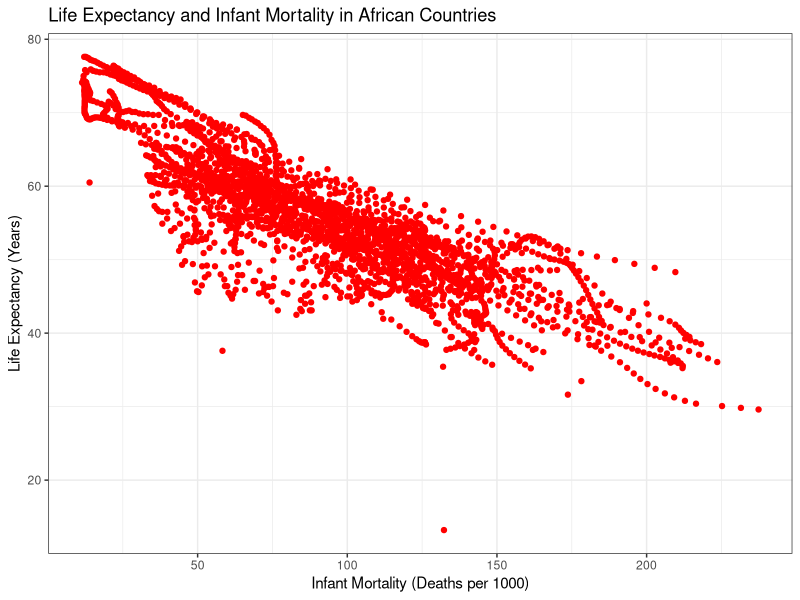
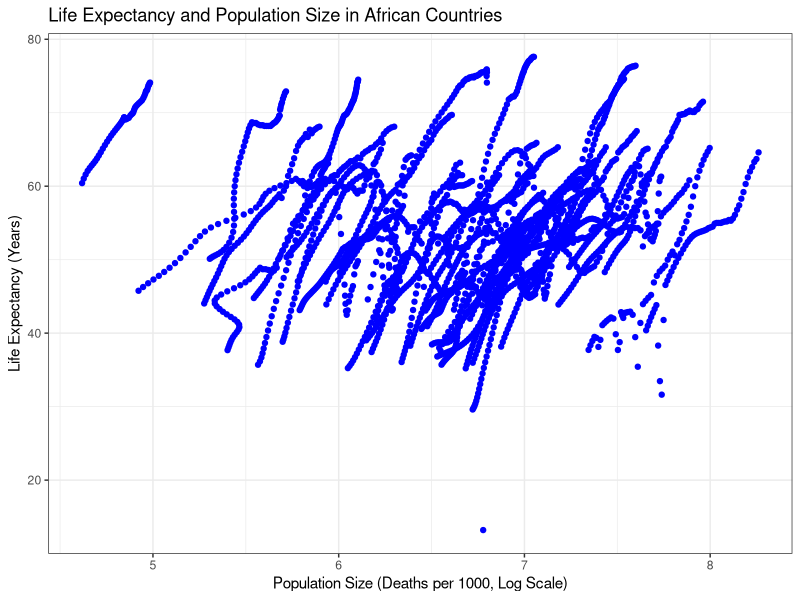
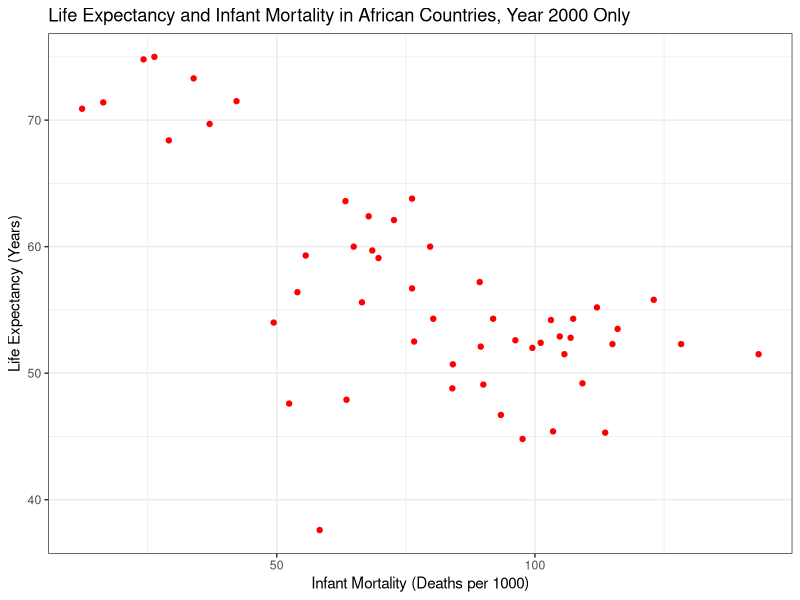
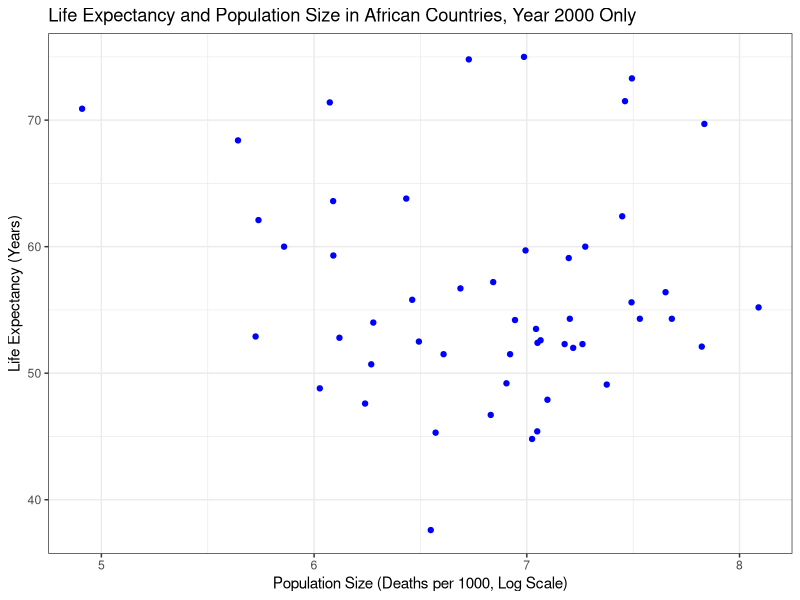
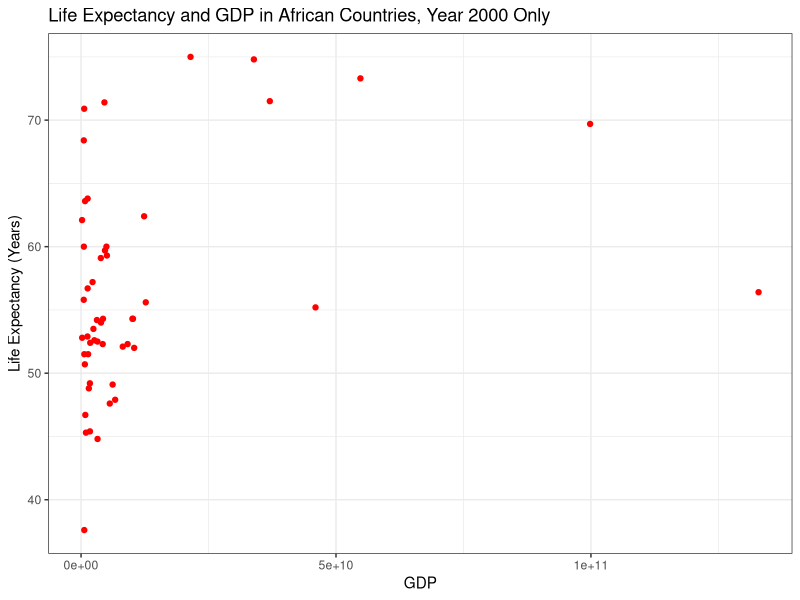

R code for these plots, in order:
## ---- chunk 1
#Commented out after initial install
#install.packages(c("dslabs","ggplot2","tidyverse"))
## ---- chunk 2
#| warning: false
library("dslabs")
library("ggplot2")
library("tidyverse")
## ---- chunk 3
help(gapminder)
## ---- chunk 4
str(gapminder)
## ---- chunk 5
summary(gapminder)
## ---- chunk 6
class(gapminder)
## ---- chunk 7
africadata<-gapminder[gapminder$continent == "Africa", ]
## ---- chunk 8
str(africadata)
summary(africadata)
## ---- chunk 9
infmort_lifeexp <- africadata[,c("infant_mortality","life_expectancy")]
## ---- chunk 10
str(infmort_lifeexp)
summary(infmort_lifeexp)
## ---- chunk 11
pop_lifeexp <- africadata[,c("population","life_expectancy")]
## ---- chunk 12
str(pop_lifeexp)
summary(pop_lifeexp)
## ---- chunk 13
ggplot(data = infmort_lifeexp) + theme_bw() + 
  geom_point(mapping = aes(infant_mortality, life_expectancy), color = "red") +
  labs(title = "Life Expectancy and Infant Mortality in African Countries") +
  ylab("Life Expectancy (Years)") +
  xlab("Infant Mortality (Deaths per 1000)")
## ---- chunk 14
ggplot(data = pop_lifeexp) + theme_bw() + 
  geom_point(mapping = aes(log10(population), life_expectancy), color = "blue") +
  labs(title = "Life Expectancy and Population Size in African Countries") +
  ylab("Life Expectancy (Years)") +
  xlab("Population Size (Deaths per 1000, Log Scale)")
## ---- chunk 15
table(is.na(africadata$infant_mortality)) #226 missing values
check_missing <- africadata %>% 
           select(year,infant_mortality) %>% 
           filter(is.na(infant_mortality))
table(check_missing$year)
## ---- chunk 16
africadata_2000 <- africadata %>%
  filter(year == "2000")
## ---- chunk 17
str(africadata_2000)
summary(africadata_2000)
## ---- chunk 18
ggplot(data = africadata_2000) + theme_bw() + 
  geom_point(mapping = aes(infant_mortality, life_expectancy), color = "red") +
  labs(title = "Life Expectancy and Infant Mortality in African Countries, Year 2000 Only") +
  ylab("Life Expectancy (Years)") +
  xlab("Infant Mortality (Deaths per 1000)")
## ---- chunk 19
ggplot(data = africadata_2000) + theme_bw() + 
  geom_point(mapping = aes(log10(population), life_expectancy), color = "blue") +
  labs(title = "Life Expectancy and Population Size in African Countries, Year 2000 Only") +
  ylab("Life Expectancy (Years)") +
  xlab("Population Size (Deaths per 1000, Log Scale)")
## ---- chunk 20
fit1_lifeexp_infmort <- lm(life_expectancy~infant_mortality, data = africadata_2000)
## ---- chunk 21
fit2_lifeexp_pop <- lm(life_expectancy~population, data = africadata_2000)
## ---- chunk 22
summary(fit1_lifeexp_infmort) 
summary(fit2_lifeexp_pop)
## ---- chunk 23
#plot life expectancy as a function of GDP (year 2000 only)
ggplot(data = africadata_2000) + theme_bw() + geom_point(mapping = aes(gdp, life_expectancy), color = "red") + labs(title = "Life Expectancy and GDP in African Countries, Year 2000 Only") + ylab("Life Expectancy (Years)") + xlab("GDP")

#barplot of infant mortality in the year 2000 by country
#nicole commented out, too many countries for this plot
#ggplot(data=africadata_2000, aes (x=country, y=infant_mortality))
## ---- chunk 24
gdp_le_fit <- lm(life_expectancy~gdp, data = africadata_2000)
summary(gdp_le_fit) 

#Fit results in table
library(broom)
tidy(gdp_le_fit)
augment(gdp_le_fit)
glance(gdp_le_fit)
